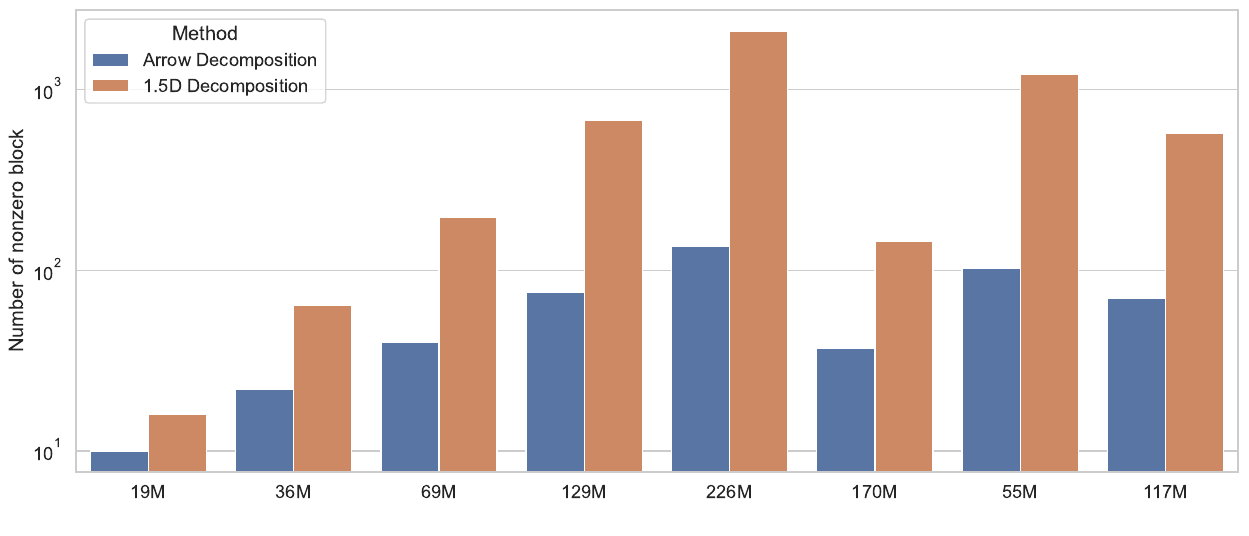

The Python source for this figure:
import numpy as np
import matplotlib
import matplotlib.pyplot as plt
import seaborn as sns
import pandas as pd


columns = ['Dataset', 'Method', 'Number of nonzero block']

datasets = [('MAWI-226M', 136, 2116),
            ('MAWI-129M', 76, 676),
            ('MAWI-69M', 40, 196),
            ('MAWI-36M', 22, 64),
            ('MAWI-19M', 10, 16),
            ('GenBank-170M', 103, 1225),
            ('GenBank-55M', 37, 144),
            ('webbase-2001', 70, 576)]

raw_data = [
    ('19M', 'Arrow Decomposition', 10),
    ('19M', '1.5D Decomposition', 16),

    ('36M', 'Arrow Decomposition', 22),
    ('36M', '1.5D Decomposition', 64),

    ('69M', 'Arrow Decomposition', 40),
    ('69M', '1.5D Decomposition', 196),

    ('129M', 'Arrow Decomposition', 76),
    ('129M', '1.5D Decomposition', 676),

    ('226M', 'Arrow Decomposition', 136),
    ('226M', '1.5D Decomposition', 2116),

    ('170M', 'Arrow Decomposition', 37),
    ('170M', '1.5D Decomposition', 144),

    ('55M', '1.5D Decomposition', 1225),
    ('55M', 'Arrow Decomposition', 103,),

    ('117M', 'Arrow Decomposition', 70),
    ('117M', '1.5D Decomposition', 576),

]


# TODO Integrate this with arrow_block_count.py?

# Set variables
# sns.set()
sns.set(font_scale=1.2)
sns.set_style("whitegrid")
sns.color_palette("Greys", as_cmap=True)

data = pd.DataFrame.from_records(raw_data, columns=columns)

x = np.arange(len(datasets))  # the label locations
width = 0.5

fig, ax = plt.subplots(1, 1, figsize=(15, 6), sharey=True, sharex=True)

sns.barplot(x='Dataset', y='Number of nonzero block',
            hue='Method',
            data=data)
ax.set_xlabel(' ')
plt.yscale("log")
plt.savefig('nnz_blocks.pdf', bbox_inches='tight')